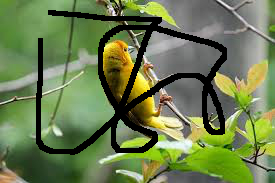
#> input picture bird_broad.jpg, 275 x 183 px
$ python ImgRes.py
#> lines starting #> are read from the running program, lines starting #| are printed output that depends on the picture
from scipy import*
from matplotlib import pyplot as plt
from imageio import*
import numpy as np
import time

class ImageRestoration:

    def __init__(self, org, img, mask):

        self.image=self.loadimage(img)
        self.destroyed=self.image.copy()
        self.mask=self.loadmask(mask)
        self.original=self.loadimage(org)

    def loadimage(self, img, gs=0):
        #add grayscale conversion in if
#> called with img = 'bird_broad.jpg', gs = 0
        return imread(img, as_gray=1)
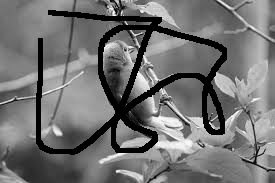
#> returned value: shape (183, 275) float32; min 0, max 253.6, mean 114.8

    def loadoriginal(self, img, gs=0):
        #add grayscale conversion in if
        return imread(img, as_gray=1)

    def loadmask(self, img):
        #add mask conditions
#> called with img = 'bird_maskbroad.jpg'
        return imread(img, as_gray=1)
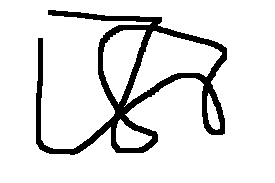
#> input picture bird_maskbroad.jpg, 275 x 183 px
#> returned value is the input picture: shape (183, 275) float32; min 0, max 255, mean 226.7
#> call 2 of loadimage, with img = 'bird_original.jpg', gs = 0
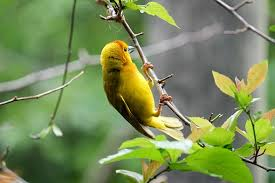
#> input picture bird_original.jpg, 275 x 183 px
#> in loadimage (call 2), `return imread(img, as_gray=1)`:
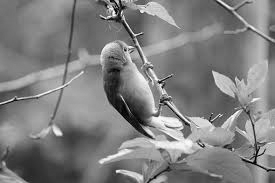
#> returned value: shape (183, 275) float32; min 0.886, max 253.6, mean 128.2

    def showimage(self):
        plt.figure()
        plt.imshow(self.image, cmap='gray')


    def showmask(self):
        plt.figure()
        plt.imshow(self.mask, cmap='gray')

    def showoriginal(self):
        plt.figure()
        plt.imshow(self.original, cmap='gray')

    def __analyzemask(self, m, S):
        if S==True:

            '''
            Work in process
            '''
            t1=time.process_time()
            s=where(m!=255)

            s=array(s).T
            t2=time.process_time()-t1

            #sM=repeat(s[:, newaxis], len(s), axis=1)
            #print(sM)
            '''
            '''
# [7 lines of commented-out code are left out]
            print(time.process_time()-t2)
            A=zeros([len(s), len(s)])
            b=zeros([len(s)])
            '''
            '''

#            #diff=sM-s[:,None]
#            print(diff)
#            #A[where(sum(diff*diff, axis=1)==1)]=1
#            print('woohoo')
##            for n, i in enumerate(s):
##                A[n, n]=-4
##                A[n,where(sum((s-s[n])*((s-s[n])), axis=1)==1)]=1
##                #print(n)

            '''
            '''
            for n, i in enumerate(s):
                A[n, n]=-4
                if ((s==i+[1,0]).all(axis=1)).any():
                    A[n, where((s==i+[1,0]).all(axis=1))]=1
                else:
                    b[n]-=self.image[i[0]+1, i[1]]
                if ((s==i-[1,0]).all(axis=1)).any():
                    A[n, where((s==i-[1,0]).all(axis=1))]=1
                else:
                    b[n]-=self.image[i[0]-1, i[1]]
                if ((s==i+[0,1]).all(axis=1)).any():
                    A[n, where((s==i+[0,1]).all(axis=1))]=1
                else:
                    b[n]-=self.image[i[0],i[1]+1]
                if ((s==i-[0,1]).all(axis=1)).any():
                    A[n, where((s==i-[0,1]).all(axis=1))]=1
                else:
                    b[n]-=self.image[i[0], i[1]-1]
            print('A done:', time.process_time()-t0)
            return s, matrix(A), b
        else:
            D_ind=[]
            for i in range(shape(m)[0]):
                for j in range(shape(m)[1]):
                    if m[i, j]!=255:
                        D_ind.append([i, j])
            return array(D_ind)

    def __EulerStep(self,D_ind, u, D, h, a=1):
        #Problem with mask-points at the border of the frame
        u_next=u.copy()
        for ind in D_ind:
            u_next[ind[0], ind[1]]+=D*h/a**2*(u[ind[0]-1, ind[1]]+u[ind[0]+1, ind[1]]+u[ind[0], ind[1]-1]+u[ind[0], ind[1]+1]-4*u[ind[0], ind[1]])
        return u_next
    def Restore(self, method):
        if method=='Euler':
            D_ind=self.__analyzemask(self.mask, S=0)
            u=self.image
            u_p=u.copy()

            u=self.__EulerStep(D_ind, u, 1, 0.1)
            while any(u!=u_p):
                u_p=u.copy()
                u=self.__EulerStep( D_ind, u, 1, 0.1)

            plt.figure()
            plt.imshow(u, cmap='gray')
            self.__chi2(D_ind)
        if method=='CN':
            s, A, b=self.__analyzemask(self.mask, S=1)
            u=array([self.image[i, j] for i, j in s])

            C=1     #C=D*h/a**2

            M=identity(len(u))+C/2*A
            invM=(identity(len(u))-C/2*A).I
            print('Matrices done:', time.process_time()-t0)
            u_p=u.copy()
            u=self.__CNStep(u,invM, M, b, C)
            print(shape(u))
            while any(abs(u-u_p)>1e-3):
                u_p=u.copy()
                u=self.__CNStep(u, invM, M, b, C)
            n=0
            for i, j in s:
                self.image[i, j]=u[n]
                n+=1
            plt.figure()
            plt.imshow(self.image, cmap='gray')
            self.__chi2(s)
    def __CNStep(self, u, invM, M, b, C):
        return (dot(invM, (dot(M, u)-C*b).T)).A1


    def __chi2(self, D_ind):
        n=len(D_ind)
        sum1=sum((self.image-self.original)**2)
        mean=0
        for ind in D_ind:
            mean+=self.original[ind[0], ind[1]]/n
        sum2=sum((self.original-mean)**2)
        chi2=(1/n*sum1)/(1/(n-1)*sum2)
        print(chi2)


t0=time.process_time()
imgres=ImageRestoration('bird_original.jpg', 'bird_broad.jpg','bird_maskbroad.jpg')

#imgres=ImageRestoration('flower_original.jpg', 'flower_destroyed.jpg','flower_mask1.jpg')
#imgres.showimage()
#> (the run stopped early here; a loop or call above may not have finished)
